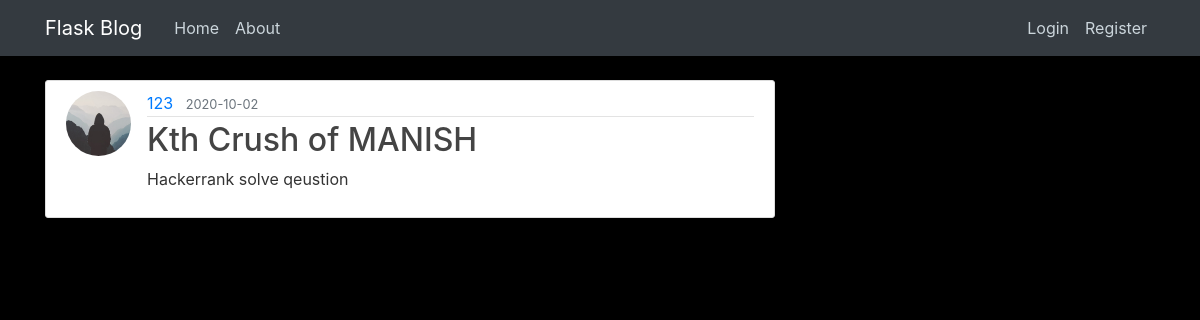
Screenshot of /post/3 with the database file from the repository.
### flaskblog/models.py (models this page shows, shortened)
class User(db.Model, UserMixin):
    id = db.Column(db.Integer, primary_key=True)
    username = db.Column(db.String(20), unique=True, nullable=False)
    email = db.Column(db.String(120), unique=True, nullable=False)
    image_file = db.Column(db.String(20), nullable=False, default='default.jpg')
    password = db.Column(db.String(60), nullable=False)
    posts = db.relationship('Post', backref='author', lazy=True)

class Post(db.Model):
    id = db.Column(db.Integer, primary_key=True)
    title = db.Column(db.String(100), nullable=False)
    date_posted = db.Column(db.DateTime, nullable=False, default=datetime.utcnow)
    content = db.Column(db.Text, nullable=False)
    user_id = db.Column(db.Integer, db.ForeignKey('user.id'), nullable=False)

### flaskblog/routes.py (the view)
@app.route("/post/<int:post_id>")
def post(post_id):
	post = Post.query.get_or_404(post_id)
	return render_template('post.html', title=post.title, post=post)

### flaskblog/templates/post.html (shortened to what this page needs)
{% extends "layout.html" %}
{% block content %}
  <article class="media content-section">
    <img class="rounded-circle article-img" src="{{ url_for('static', filename='profile_pics/' + post.author.image_file) }}">
    <div class="media-body">
      <div class="article-metadata">
        <a class="mr-2" href="{{ url_for('user_posts', username=post.author.username) }}">{{ post.author.username }}</a>
        <small class="text-muted">{{ post.date_posted.strftime('%Y-%m-%d') }}</small>
      </div>
      <h2 class="article-title">{{ post.title }}</h2>
      <p class="article-content">{{ post.content }}</p>
    </div>
  </article>
{% endblock content %}

### flaskblog/static/main.css (style rules this page uses)
body { background: #000; color: #333333; margin-top: 5rem; }
h1, h2, h3, h4, h5, h6 { color: #444444; }
.content-section { background: #ffffff; padding: 10px 20px; border: 1px solid #dddddd; border-radius: 3px; margin-bottom: 20px; }
.article-title { color: #444444; }
.article-content { white-space: pre-line; }
.article-img { height: 65px; width: 65px; margin-right: 16px; }
.article-metadata { padding-bottom: 1px; margin-bottom: 4px; border-bottom: 1px solid #e3e3e3 }

### rows the page displays
User: image_file (placeholder picture), author.username "123"
Post: date_posted "2020-10-02", title "Kth Crush of MANISH", content "Hackerrank solve qeustion"
